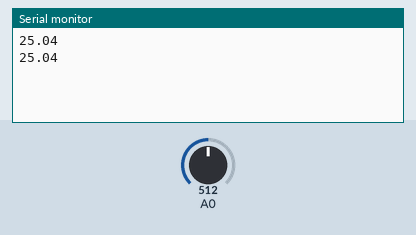
Bench run of a sketch on a simulated Arduino Uno, built with avr-gcc and run on an emulated ATmega328P. On the bench: the last lines printed to the serial monitor. The test bench sets the inputs (shaded band); at power-on: A0 = 512.

Above: at 1.8 s.
1.9 s: A0 set to 716
At 2.6 s:
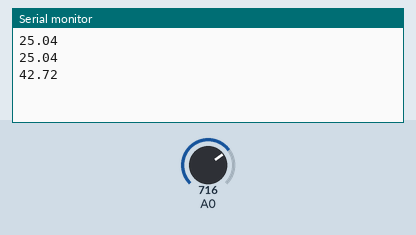
3.4 s: A0 set to 900
At 4.8 s:
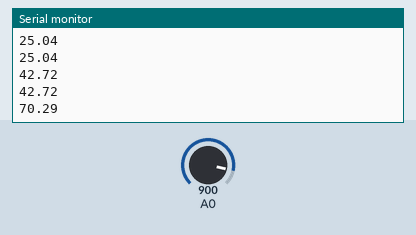
Timing chart, 0 to 6.4 s (numbered marks = the images above; inputs shaded):
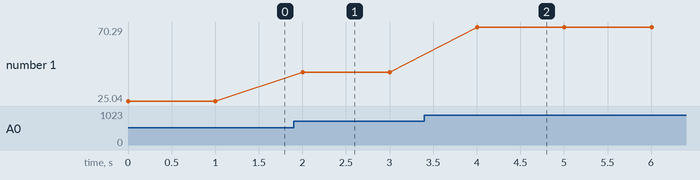

Measured:
- after the input at 1.9 s, the serial monitor: prints a new line after 0.10 s (image 1)
- after the input at 3.4 s, the serial monitor: prints a new line after 0.60 s (image 2)
- plotted number 1: 25.04 → 42.72 after the input at 1.9 s, 42.72 → 70.29 after the input at 3.4 s

The sketch:

sketch_jun21a.ino
```cpp
#include "thermistor.h"

Thermistor thermistor;
void setup () {
  Serial.begin(9600);
  thermistor.setupPin(A0);
 }

 void loop () {
    float data = thermistor.measureCelcium();
    Serial.println(data);
    delay(1000);
 }
```

thermistor.h
```cpp
class Thermistor {
  private:
    byte _pin;
    double _BETA = 4500.0;
    double _roomTemp = 298.15;
    double _balanceResistance = 10000.0;
    double _calculateResistance(double sensorVal) {
      return this->_balanceResistance * (1023.0 / sensorVal - 1);
    }

  public:
    void setupPin(byte pin) {
      this->_pin = pin;
    }

    void setupBalanceResistance(float resistance) {
      this->_balanceResistance = resistance;
    }

    void setupRoomTemp(float roomTemp) {
      this->_roomTemp = roomTemp;
    }

    void setupBeta(float beta) {
       this->_BETA = beta;
    }
    double measureKelvin() {
      double sensorVal =  analogRead(this->_pin);
      double sensorResistance = this->_calculateResistance(sensorVal);
      double temperature = (this->_BETA * this->_roomTemp) / (this->_BETA + (this->_roomTemp * log(sensorResistance / this->_balanceResistance)));
      return temperature;
   }

   float measureFahrenheit() {
     float kelvins = this->measureKelvin();
     return (9.0 / 5) * (kelvins - 273.15) + 32;
   }

   float measureCelcium() {
    float kelvins = this->measureKelvin();
    return kelvins - 273.15;
   }

 };
```
